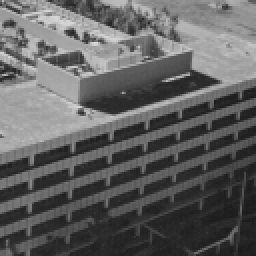
%> input picture LogMapping/building.pnm, 128 x 128 px (shown 2 times larger)
$ octave LogMappingWithNoise.m   (GNU Octave 9; MATLAB toolbox functions it lacks are replaced by stand-ins)
%> lines starting %> are read from the running program, lines starting %| are printed output that depends on the picture
% Flush out the MATLAB.
close all;
clc;
clear all;


% Read the desired image file.
ImageData=imread('building.pnm');
%> ImageData is the input picture: size 128x128 uint8; min 25, max 217, mean 96.3


% Add noise to oriiginal image.
ImageData = imnoise(ImageData,'Salt & Pepper', 0.04);
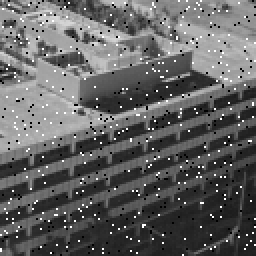
%> ImageData: size 128x128 uint8 (shown 2 times larger); min 0, max 255, mean 97.8


% Display the original image.
figure,imshow(ImageData);
title(' Original Image with noise: ');


% Define constant.
Constant=0.3;


% Create the matrix.
[X,Y]=size(ImageData);
%> X = 128; Y = 128

        for a = 1:X

            for b = 1:Y
                m=double(ImageData(a,b));

                OutputImage(a,b)=Constant.*log10(1+m);
            end

        end
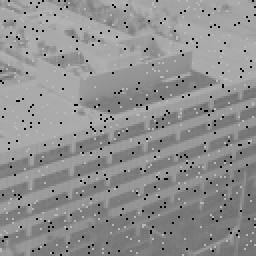
%> OutputImage: size 128x128 double (shown 2 times larger); min 0, max 0.722, mean 0.567


% Display the output image.
figure, imshow(OutputImage);
title(' Final Image: ');

$ run again, with LogMapping/auto.pnm copied over LogMapping/building.pnm
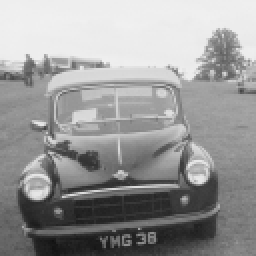
%> input picture LogMapping/auto.pnm, 128 x 128 px (shown 2 times larger)
%> ImageData is the input picture: size 128x128 uint8; min 17, max 241, mean 152
%> `ImageData = imnoise(ImageData,'Salt & Pepper', 0.04);`:
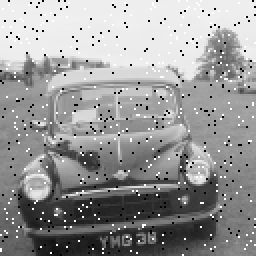
%> ImageData: size 128x128 uint8 (shown 2 times larger); min 0, max 255, mean 151.1
%> after the loop `for a = 1:X`:
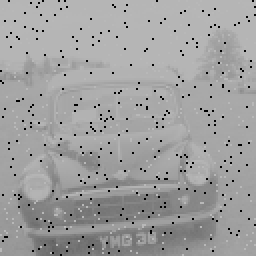
%> OutputImage: size 128x128 double (shown 2 times larger); min 0, max 0.722, mean 0.628
